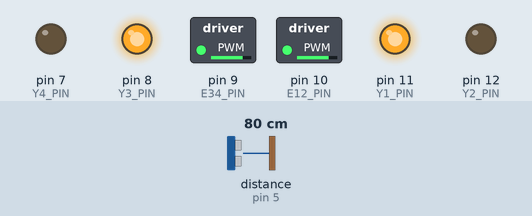
This sketch was run on a simulated Arduino Uno, built with avr-gcc and run on an emulated ATmega328P. On the bench: switched loads named in the sketch (green lamp = pin HIGH), output pins drawn as LEDs (lit = HIGH). Wiring (inferred from the names in the program): ultrasonic range finder: trigger pin 4; echo pin 5. The inputs (shaded band) are chosen by the test bench; at power-on: distance to the obstacle (sensor on pin 5) 80 cm. The echo pulse lasts 58.3 µs per cm; random numbers use the default seed unless the sketch sets one; pins used as bus, display or sensor lines are not drawn.

Above: at 1.2 s.
1.3 s: distance to the obstacle (sensor on pin 5) set to 21 cm
2.8 s: distance to the obstacle (sensor on pin 5) set to 17 cm
At 3.4 s:
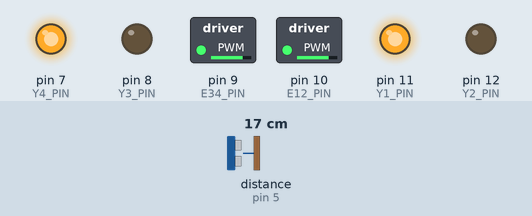
4.3 s: distance to the obstacle (sensor on pin 5) set to 35 cm
At 4.9 s:
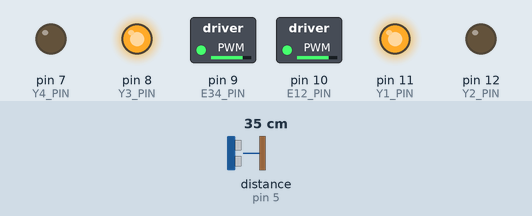
6.1 s: distance to the obstacle (sensor on pin 5) set to 2 cm
At 7.0 s:
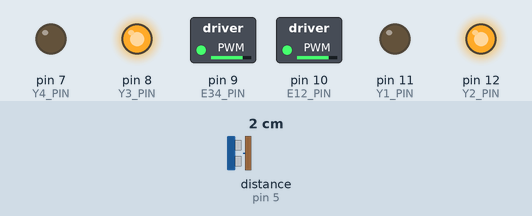
7.6 s: distance to the obstacle (sensor on pin 5) set to 60 cm
At 8.7 s:
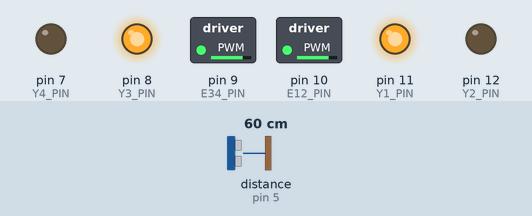
9.4 s: distance to the obstacle (sensor on pin 5) set to 4 cm
At 10.7 s:
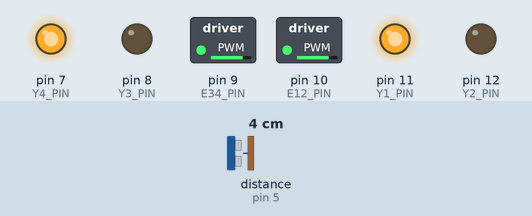
Timing chart, 0 to 11.9 s (numbered marks = the images above; inputs shaded):
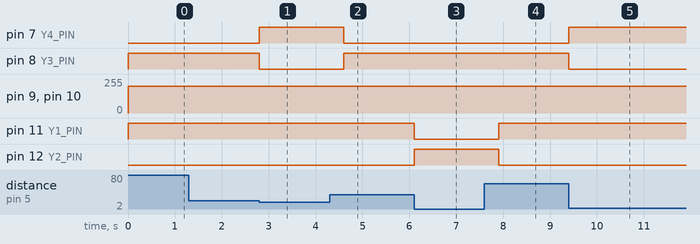

Measured:
- the behaviour switches between 20 and 19 cm on distance to the obstacle (sensor on pin 5) (found by bisection; images 0 and 1)
- after the input at 1.3 s, every drawn part: stays the same
- after the input at 2.8 s, pin 7 (Y4_PIN): LOW → HIGH at once; pin 8 (Y3_PIN): HIGH → LOW at once
- after the input at 4.3 s, pin 7 (Y4_PIN): HIGH → LOW after 0.30 s; pin 8 (Y3_PIN): LOW → HIGH after 0.30 s
- after the input at 6.1 s, pin 11 (Y1_PIN): HIGH → LOW at once; pin 12 (Y2_PIN): LOW → HIGH at once
- after the input at 7.6 s, pin 11 (Y1_PIN): LOW → HIGH after 0.30 s; pin 12 (Y2_PIN): HIGH → LOW after 0.30 s
- after the input at 9.4 s, pin 7 (Y4_PIN): LOW → HIGH at once; pin 8 (Y3_PIN): HIGH → LOW at once

The sketch:

ch10_car_L293D_HC_SR04.ino
```cpp
#include <Ultrasonic.h>
#define TRIG_PIN 4
#define ECHO_PIN 5
// 定義多近才算見到障礙物
#define RANGE_THRESHOLD 20 // 公分
// L293D連接Arduino的腳位定義
#define E12_PIN 10 // 需具備PWM功能
#define Y1_PIN 11
#define Y2_PIN 12
#define E34_PIN 9 // 需具備PWM功能
#define Y3_PIN 8
#define Y4_PIN 7

// 輪子馬達的兩極所連接的腳位定義
// 假定當電流從FORWARD流向BACKWARD，輪子往前轉，車子往前走
// 假定當電流從BACKWARD流向FORWARD，輪子往後轉，車子往後退
#define MOTOR_RIGHT E34_PIN
#define MOTOR_RIGHT_FORWARD Y3_PIN
#define MOTOR_RIGHT_BACKWARD Y4_PIN
#define MOTOR_LEFT E12_PIN
#define MOTOR_LEFT_FORWARD Y1_PIN
#define MOTOR_LEFT_BACKWARD Y2_PIN

#define SPEED 200 // 0~255

// 建立代表超音波感測器的物件
Ultrasonic s(TRIG_PIN, ECHO_PIN);
void setup() {
  pinMode(MOTOR_RIGHT_FORWARD, OUTPUT);
  pinMode(MOTOR_RIGHT_BACKWARD, OUTPUT);
  pinMode(MOTOR_LEFT_FORWARD, OUTPUT);
  pinMode(MOTOR_LEFT_BACKWARD, OUTPUT);
  randomSeed(analogRead(A0));
}
boolean checkObstacle(){
  float ms = s.timing();
  float cm = s.convert(ms, Ultrasonic::CM);
  return cm < RANGE_THRESHOLD;
}
void loop() {
  if(checkObstacle()){ // 見到障礙物了
    stop(); // 先停下來
    int d = random(2); // 亂數決定旋轉方向
    if(d == 0)
      rotateRight(SPEED);
    else
      rotateLeft(SPEED);
    while(checkObstacle()){
      // 仍有障礙物，就繼續旋轉
    }
    delay(300); // 再多旋轉一小段時間
    stop(); // 停止
  }
  else{
    forward(SPEED); // 平常無事就前進
  }
}
void forward(int speed){ // 兩個馬達都正轉，往前進
  setMotorRight(speed, false);
  setMotorLeft(speed, false);
}
void backward(int speed){ // 兩個馬達都逆轉，往後退
  setMotorRight(speed, true);
  setMotorLeft(speed, true);
}
void rotateRight(int speed){ // 原地向右旋轉
  setMotorRight(speed, true);
  setMotorLeft(speed, false);
}
void rotateLeft(int speed){ // 原地向左旋轉
  setMotorRight(speed, false);
  setMotorLeft(speed, true);
}
void turnRight(int speed){ // 向右轉彎
  setMotorRight(0, false);
  setMotorLeft(speed, false);
}
void turnLeft(int speed){ // 向左轉彎
  setMotorRight(speed, false);
  setMotorLeft(0, false);
}
void moveAndTurnRight(int speed){ // 邊前進邊向右轉彎
  setMotorRight(speed/2, false);
  setMotorLeft(speed, false);
}
void moveAndTurnLeft(int speed){ // 邊前進邊向左轉彎
  setMotorRight(speed, false);
  setMotorLeft(speed/2, false);
}
void stop(){ // 停止
  setMotorRight(0, false);
  setMotorLeft(0, false);
}
// 設定馬達的速度（0~255）與轉向
void setMotorRight(int speed, boolean reverse) {
  if(speed <= 0)
    speed = 0;
  else if(255 < speed)
    speed = 255;
  analogWrite(MOTOR_RIGHT, speed);
  digitalWrite(MOTOR_RIGHT_FORWARD, !reverse);
  digitalWrite(MOTOR_RIGHT_BACKWARD, reverse);
}
void setMotorLeft(int speed, boolean reverse) {
  if(speed <= 0)
    speed = 0;
  else if(255 < speed)
    speed = 255;
  analogWrite(MOTOR_LEFT, speed);
  digitalWrite(MOTOR_LEFT_FORWARD, !reverse);
  digitalWrite(MOTOR_LEFT_BACKWARD, reverse);
}
```
